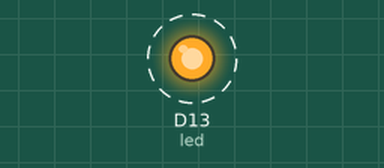
The program below on a simulated CircuitPython board. Parts: output pins drawn as LEDs (lit = HIGH). Dashed ring = blinking. What the program prints to the serial console is not drawn.

Above: at 0.5 s.
Timing chart, 0 to 4.6 s (numbered marks = the images above):
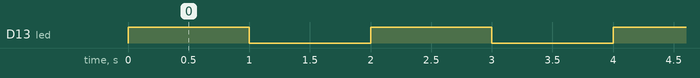

Measured:
- by itself, D13 (led): alternates HIGH for 1.0 s and LOW for 1.0 s

The program:

code.py
```python
import digitalio
import board
import time

led = digitalio.DigitalInOut(board.D13)
led.switch_to_output()

i = 0
while True:
    i += 1
    ts = time.monotonic()
    print("<r>%0.2f, %d</r>" % (ts, i))
    led.value = not led.value
    time.sleep(1.0)
```
